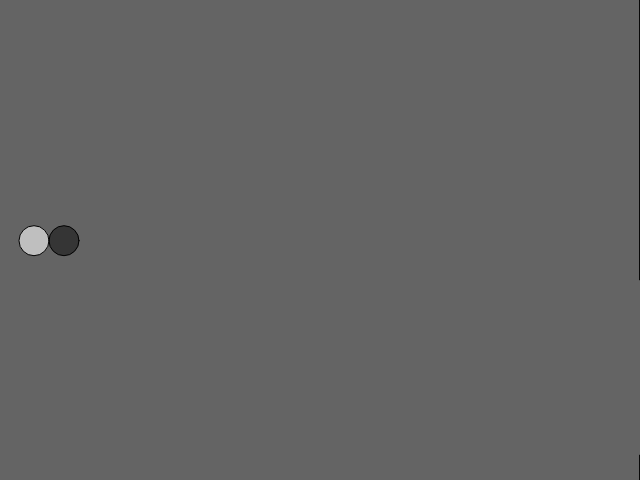
Frame 1 (no input)
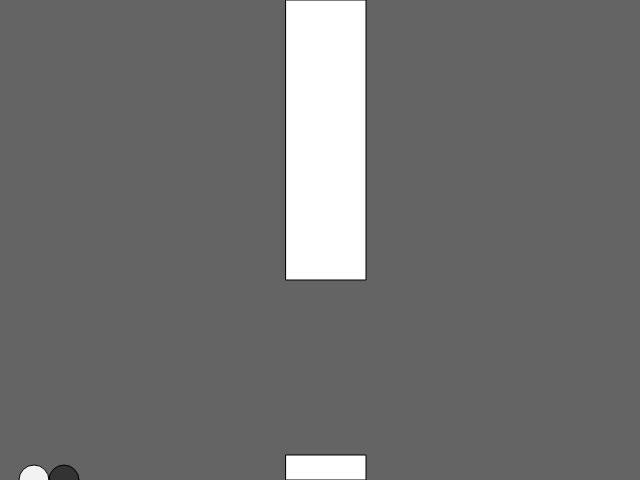
Frame 60 (no input)
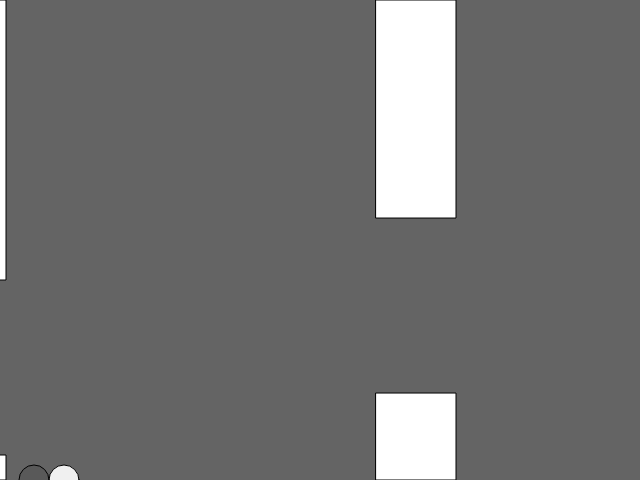
Frame 120 (the mouse pressed at the canvas centre since frame 60)

The p5.js sketch that drew these frames (run headless with seeded random() and noise() and a simulated clock; from frame 60 on, the mouse is pressed at the canvas centre):

// p5.js sketch
// ── sketch.js
var bird;
var bird2;
var pipes = [];


function setup() {
  createCanvas(640, 480);
  bird = new Bird(64);
  bird2 = new Bird(34)
  pipes.push(new Pipe());
}


function draw() {
  background(100);


  for (var i = pipes.length - 1; i >= 0; i--) {
    pipes[i].show();
    pipes[i].update();


    if (pipes[i].hits(bird)) {
      console.log('HIT');
    }


    if (pipes[i].offscreen()) {
      pipes.splice(i, 1);
    }
  }


  bird.update();
  bird.show();
  bird2.update();
  bird2.show();

  
  if (frameCount % 75 == 0) {
    pipes.push(new Pipe());
  }
}


function keyPressed() {
  if (key == ' ') {
    bird.up();
    //console.log("SPACE");
  }if (key == 'w') { 
    bird2.up() }
}

// ── Bird.js
function Bird(differentheight) {
  this.y = height / 2;
  this.x = differentheight;


  this.gravity = 0.7;
  this.lift = -12;
  this.velocity = 0;


  this.show = function() {
    fill(random(255));
    ellipse(this.x, this.y, 30, 30);
  };


  this.up = function() {
    this.velocity += this.lift;
  };


  this.update = function() {
    this.velocity += this.gravity;
    // this.velocity *= 0.9;
    this.y += this.velocity;


    if (this.y > height) {
      this.y = height;
      this.velocity = 0;
    }


    if (this.y < 0) {
      this.y = 0;
      this.velocity = 0;
    }
  };
}
// ── pipe.js
function Pipe() {
  this.spacing = 175;
  this.top = random(height / 6, (3 / 4) * height);
  this.bottom = height - (this.top + this.spacing);
  this.x = width;
  this.w = 80;
  this.speed = 6;


  this.highlight = false;


  this.hits = function(bird) {
    if (bird.y < this.top || bird.y > height - this.bottom) {
      if (bird.x > this.x && bird.x < this.x + this.w) {
        this.highlight = true;
        return true;
      }
    }
    this.highlight = false;
    return false;
  };


  this.show = function() {
    fill(255);
    if (this.highlight) {
      fill(255, 255, 0);
    }
    rect(this.x, 0, this.w, this.top);
    rect(this.x, height - this.bottom, this.w, this.bottom);
  };


  this.update = function() {
    this.x -= this.speed;
  };


  this.offscreen = function() {
    if (this.x < -this.w) {
      return true;
    } else {
      return false;
    }
  };
}
